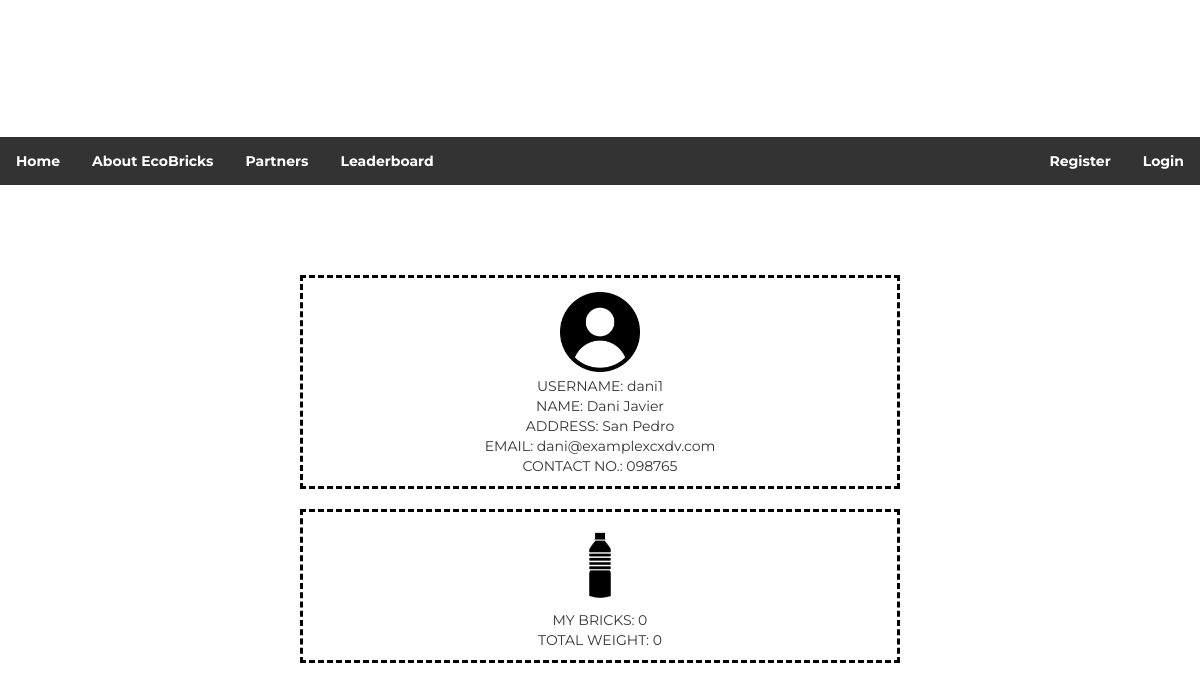
The page /profile/2 on the database its author committed.
### ecobrick/models.py (models this page shows, shortened)
class UserDetail(models.Model):
    email = models.EmailField(max_length = 50, unique = True, blank = False, null = True)
    firstName = models.CharField(max_length = 50)
    lastName = models.CharField(max_length = 50)
    address = models.CharField(max_length = 150)
    contactNum = models.CharField(max_length = 50)
    brickNum = models.PositiveIntegerField(default = 0)
    brickWeight = models.PositiveIntegerField(default = 0)
    brickPoints = models.PositiveIntegerField(default = 0)
    choices = ((0, 'Staff'), (1, 'Regular User'))
    userType = models.IntegerField(default = 1, choices = choices)
    username = models.CharField(max_length=50)
    password = models.CharField(max_length=50)
    isPremium = models.BooleanField(default=False)

### ecobrick/views.py (the view)
# urls.py: path('profile/<int:userid>', views.user_profile, name="userprofile"),
def user_profile(request, userid):
    try:
        loggeduser = UserDetail.objects.get(id=request.session['user'])
    except(KeyError, UserDetail.DoesNotExist):
        loggeduser = 0
    user = UserDetail.objects.get(id=userid)
    context = {
        'loggeduser': loggeduser,
        'user':user,
    }
    return render(request,'userprofile.html',context)

### ecobrick/templates/userprofile.html (shortened to what this page needs)
{% extends 'navbar.html' %}
{% load static %}
{% block content %}
<html>
    <head>
        <link rel="stylesheet" type="text/css" href="static/base.css">
    </head>
    <body>
        <br><br><br><br>
        <div id='yes'>
            <div id='info'>
                <img id="tao" src="{% static 'tao.png' %}"><br>
                USERNAME: {{user.username}}<br>
                NAME: {{user.firstName}} {{user.lastName}}<br>
                ADDRESS: {{user.address}}<br>
                EMAIL: {{user.email}}<br>
                CONTACT NO.: {{user.contactNum}}<br>
            </div><br>
            <div id='score'>
                <img id="bote" src="{% static 'bote.png' %}"><br>
                MY BRICKS: {{user.brickNum}}<br>
                TOTAL WEIGHT: {{user.brickWeight}}<br>
            </div>
        </div>
    </body>
</html>
{% endblock %}

### ecobrick/static/base.css (style rules this page uses)
body { font-family: Montserrat; }

### ecobrick/templates/userprofile.html (style rules this page uses)
body { font-family: Montserrat; align-content: center; text-align: center; }
img { max-width: 80px; max-height: 80px; margin: 4px; }
#info, #score { width: 50%; align-content: center; text-align: center; border-style: dashed; border-color: black; padding: 10px; margin: 0 auto; }

### rows shown on the page
UserDetail: username "dani1", firstName "Dani", lastName "Javier", address "San Pedro", email "dani@examplexcxdv.com", contactNum "098765", brickNum "0", brickWeight "0"
